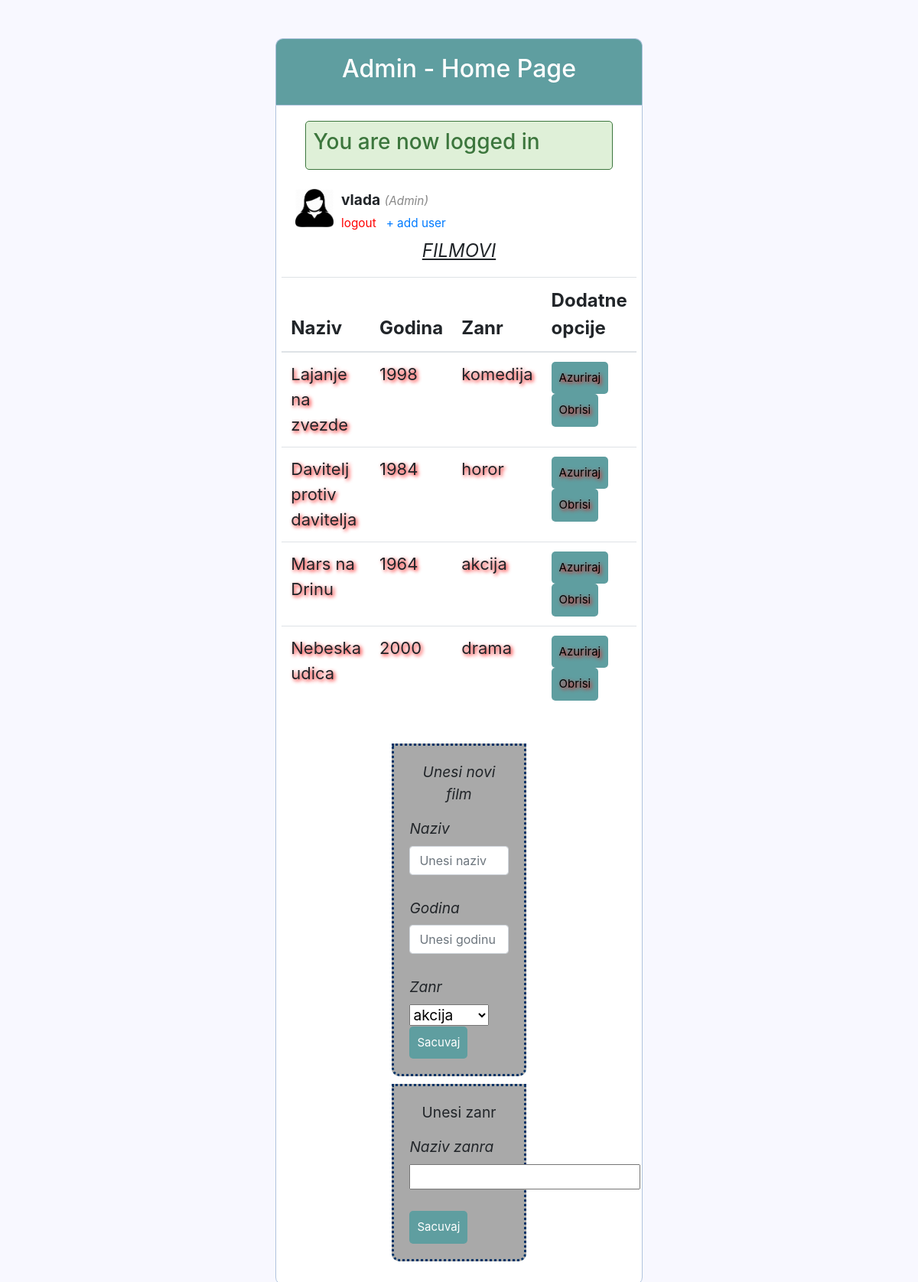
The app's page /admin/home.php (signed in) with its own data.
### tables this page shows
CREATE TABLE `film` (
  `id` int(10) NOT NULL,
  `naziv` varchar(50) NOT NULL,
  `godina` varchar(10) NOT NULL,
  `zanr_id` int(10) NOT NULL
);

CREATE TABLE `zanrovi` (
  `id` int(10) NOT NULL,
  `zanr` varchar(50) NOT NULL
);

### admin/conection.php (called while the page is built, shortened)
<?php
$update=false;
$naziv='';
$godina='';

### admin/admins_page.php (the view, shortened to what this page needs)
<html>
    <head>
        <link rel="stylesheet" href="https://stackpath.bootstrapcdn.com/bootstrap/4.2.1/css/bootstrap.min.css">
        <link rel="stylesheet" type="text/css" href="../style.css">
    </head>
    <p align="center" class="naslovi"><u><i>FILMOVI</i></u></p>
    <body>
    <?php require 'conection.php'; ?>
    <div class="container">
        <?php
    $conn=new mysqli("127.0.0.1","root","","filmovi") or die(mysqli_error($conn));
    $result=$conn->query("SELECT film.id,film.naziv,film.godina,zanrovi.zanr FROM film INNER JOIN zanrovi ON film.zanr_id=zanrovi.id") or die($conn->error);
    ?>
    <div class="row justify-content-center">
        <table class="table" align="center">
            <thead>
                <tr class="naslovi">
                    <th>Naziv</th>
                    <th>Godina</th>
                    <th>Zanr</th>
                    <th colspan="2">Dodatne opcije</th>
                </tr>
            </thead>
            <?php
            while ($row=$result->fetch_assoc()) : ?>
                <tr class="imena">
                    <td><?php echo $row['naziv']; ?></td>
                    <td><?php echo $row['godina']; ?></td>
                    <td><?php echo $row['zanr']; ?></td>
                    <td>
                        <a href="home.php?update=<?php echo $row['id']; ?>"
                           class="btn btn-info" style="color:black ">Azuriraj</a>
                        <a href="conection.php?delete=<?php echo $row['id']; ?>"
                           class="btn btn-danger" style="color:black">Obrisi</a>
                    </td>
                </tr>
            <?php endwhile; ?>
        </table><br>
    </div>
    <div class="row">
        <form action="conection.php" method="POST" class="tabla2">
            <p align="center"><i>Unesi novi film</i></p>
            <label><i>Naziv</i></label><br>
            <input type="text" name="naziv" class="form-control" placeholder="Unesi naziv" value="<?php echo $naziv; ?>"><br>
            <label><i>Godina</i></label><br>
             <input type="text" name="godina" class="form-control" placeholder="Unesi godinu" value="<?php echo $godina; ?>"><br>
            <label><i>Zanr</i></label><br>
            <select name="zanrovi" id="zanrovi"><br>
            <?php
            $resultSet= $conn->query("SELECT zanr FROM zanrovi");
            while ($rows=$resultSet->fetch_assoc()){
                $zanr=$rows['zanr'];
                echo "<option value='$zanr'>$zanr</option>";
                    } ?>
            </select><br>
            <?php
            if ($update==true): ?>
                <button type="submit" class="btn btn-info" name="update">Azuriraj</button>
            <?php else: ?>
                <button type="submit" name="sacuvaj" class="btn btn-primary">Sacuvaj</button>
            <?php endif; ?>
        </form>
    </div>
    </div>
    </body>
    <form action="insertzanr.php" method="post" class="tabla2">
        <p align="center">Unesi zanr</p>
        <table>
            <label><i>Naziv zanra</i></label>
            <td><input type="text" name="novizanr"> </td><br>
        </table><br>
        <button type="submit" name="sacuvaj" class="btn btn-primary">Sacuvaj</button>
    </form>
</html>

### admin/home.php (shortened to what this page needs)
<!DOCTYPE html>
<html>
<head>
	<link rel="stylesheet" type="text/css" href="../style.css">
</head>
<body>
	<div class="header">
		<h2>Admin - Home Page</h2>
	</div>
	<div class="content">
		<?php if (isset($_SESSION['success'])) : ?>
			<div class="error success" >
				<h3>
					<?php
						echo $_SESSION['success'];
					?>
				</h3>
			</div>
		<?php endif ?>
		<div class="profile_info">
			<img src="../images/admin_profile.png"  >
			<div>
				<?php  if (isset($_SESSION['user'])) : ?>
					<strong><?php echo $_SESSION['user']['username']; ?></strong>
					<small>
						<i  style="color: #888;">(<?php echo ucfirst($_SESSION['user']['user_type']); ?>)</i>
						<br>
						<a href="home.php?logout='1'" style="color: red;">logout</a>
						&nbsp; <a href="create_user.php"> + add user</a>
					</small>
				<?php endif ?>
			</div>
		</div>
            <?php require "admins_page.php"; ?>
	</div>
</body>
</html>

### style.css (style rules this page uses)
* { margin: 0px; padding: 0px; }
body { font-size: 120%; background: #F8F8FF; }
.header { width: 40%; margin: 50px auto 0px; color: white; background: #5F9EA0; text-align: center; border: 1px solid #B0C4DE; border-bottom: none; border-radius: 10px 10px 0px 0px; padding: 20px; }
form, .content { width: 40%; margin: 0px auto; padding: 20px; border: 1px solid #B0C4DE; background: white; border-radius: 0px 0px 10px 10px; }
.btn { padding: 10px; font-size: 15px; color: white; background: #5F9EA0; border: none; border-radius: 5px; }
.error { width: 92%; margin: 0px auto; padding: 10px; border: 1px solid #a94442; color: #a94442; background: #f2dede; border-radius: 5px; text-align: left; }
.success { color: #3c763d; background: #dff0d8; border: 1px solid #3c763d; margin-bottom: 20px; }
.profile_info img { display: inline-block; width: 50px; height: 50px; margin: 5px; float: left; }
.profile_info div { display: inline-block; margin: 5px; }
.profile_info:after { content: ""; display: block; clear: both; }
.naslovi { font-size: x-large; }
.imena { font-size: 22px; text-shadow: 2px 2px 5px red; }
.tabla2 { background-color: darkgray; border: #003366; border-style: dotted; margin-bottom: 10px; }

### admin/home.php (style rules this page uses)
.header { background: #003366; }

### records on screen
film: naziv "Lajanje na zvezde", godina "1998", zanr.zanr "komedija"
film: naziv "Davitelj protiv davitelja", godina "1984", zanr.zanr "horor"
film: naziv "Mars na Drinu", godina "1964", zanr.zanr "akcija"
film: naziv "Nebeska udica", godina "2000", zanr.zanr "drama"

### other values on screen
$_SESSION['success'] "You are now logged in"
$_SESSION['user']['username'] "vlada"
$_SESSION['user']['user_type'] "Admin"
form field zanrovi "akcija"
